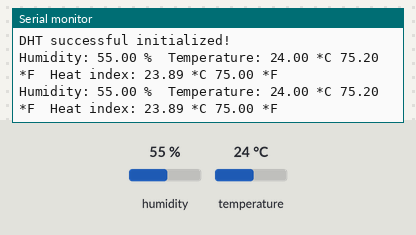
A sketch run on a simulated ESP8266 (Wemos D1 mini). Parts: the last lines printed to the serial monitor. The inputs (shaded band) are chosen by the test bench; at power-on: humidity 55 %, temperature 24 °C.

Above: at 10.8 s.
10.9 s: humidity set to 22 %
At 15.8 s:
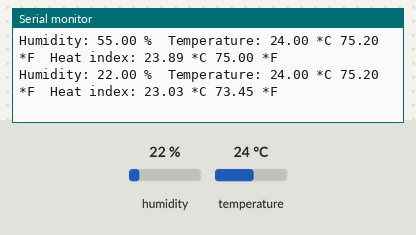
18.4 s: temperature set to 12 °C
At 21.1 s:
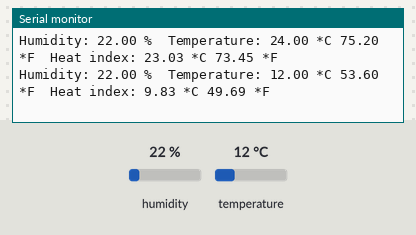
25.9 s: humidity set to 40 %
At 30.4 s:
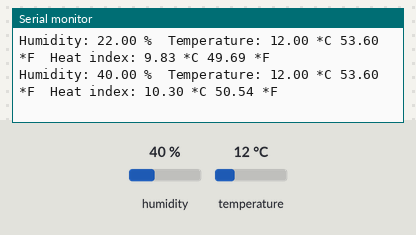
Timing chart, 0 to 31.9 s (numbered marks = the images above; inputs shaded):
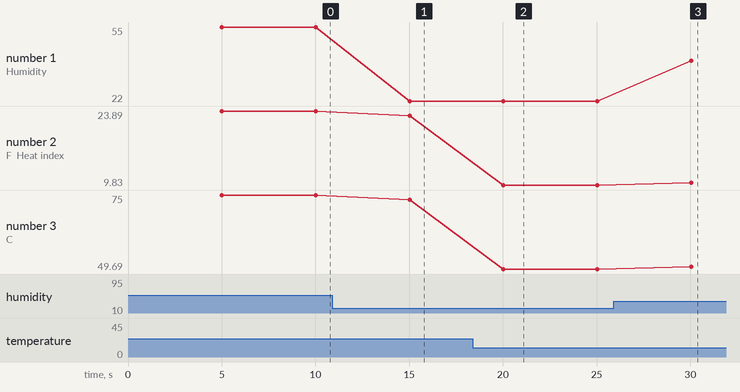

Measured:
- after the input at 10.9 s, the serial monitor: prints a new line after 4.1 s (image 1)
- after the input at 18.4 s, the serial monitor: prints a new line after 1.6 s (image 2)
- after the input at 25.9 s, the serial monitor: prints a new line after 4.1 s (image 3)
- plotted number 1: 55 → 22 after the input at 10.9 s, 22 → 40 after the input at 25.9 s
- plotted number 2: 23.89 → 23.03 after the input at 10.9 s, 23.03 → 9.83 after the input at 18.4 s, 9.83 → 10.3 after the input at 25.9 s
- plotted number 3: 75 → 73.45 after the input at 10.9 s, 73.45 → 49.69 after the input at 18.4 s, 49.69 → 50.54 after the input at 25.9 s

The sketch:

dht22.ino
```cpp
#include "DHT.h"

#define DHTPIN D4         // Wemos shield connectos on pin 4

// Uncomment whatever type you're using!
//#define DHTTYPE DHT12     // DHT 11
#define DHTTYPE DHT22   // DHT 22  (AM2302)
//#define DHTTYPE DHT21   // DHT 21 (AM2301)

// Initialize DHT sensor.
// Note that older versions of this library took an optional third parameter to
// tweak the timings for faster processors.  This parameter is no longer needed
// as the current DHT reading algorithm adjusts itself to work on faster procs.
DHT dht(DHTPIN, DHTTYPE);

// Define the DHT data struct
struct DHT_DATA {
  float hif;  // heat in ºF
  float hic;  // heat in ºC
  float humidity;
  float tempc;
  float tempf;
} dhtData;

void setup() {
  // Init Serial Monitor at 115200
  Serial.begin(115200);
  Serial.println("Initializing DHT...");

  dht.begin();

  Serial.println("DHT successful initialized!");
}

void loop() {

  // Max refresh rate in DHT22 is 0,5Hz (2 seconds)
  // Wait a few seconds between measurements.
  delay(5000);

  dhtData.humidity = dht.readHumidity();
  dhtData.tempc = dht.readTemperature();
  dhtData.tempf = dht.readTemperature(true);

  if (isnan(dhtData.humidity) || isnan(dhtData.tempc) || isnan(dhtData.tempf)) {
    Serial.println("DHT read error!");
    return;
  }

  // Compute heat index in Fahrenheit (the default)
  dhtData.hif = dht.computeHeatIndex(dhtData.tempf, dhtData.humidity);

  // Compute heat index in Celsius (isFahreheit = false)
  dhtData.hic = dht.computeHeatIndex(dhtData.tempc, dhtData.humidity, false);

  // Print values to Serial Monitor
  print();
}

void print() {
  Serial.print("Humidity: ");
  Serial.print(dhtData.humidity);
  Serial.print(" %\t");
  Serial.print("Temperature: ");
  Serial.print(dhtData.tempc);
  Serial.print(" *C ");
  Serial.print(dhtData.tempf);
  Serial.print(" *F\t");
  Serial.print("Heat index: ");
  Serial.print(dhtData.hic);
  Serial.print(" *C ");
  Serial.print(dhtData.hif);
  Serial.println(" *F");
}
```
